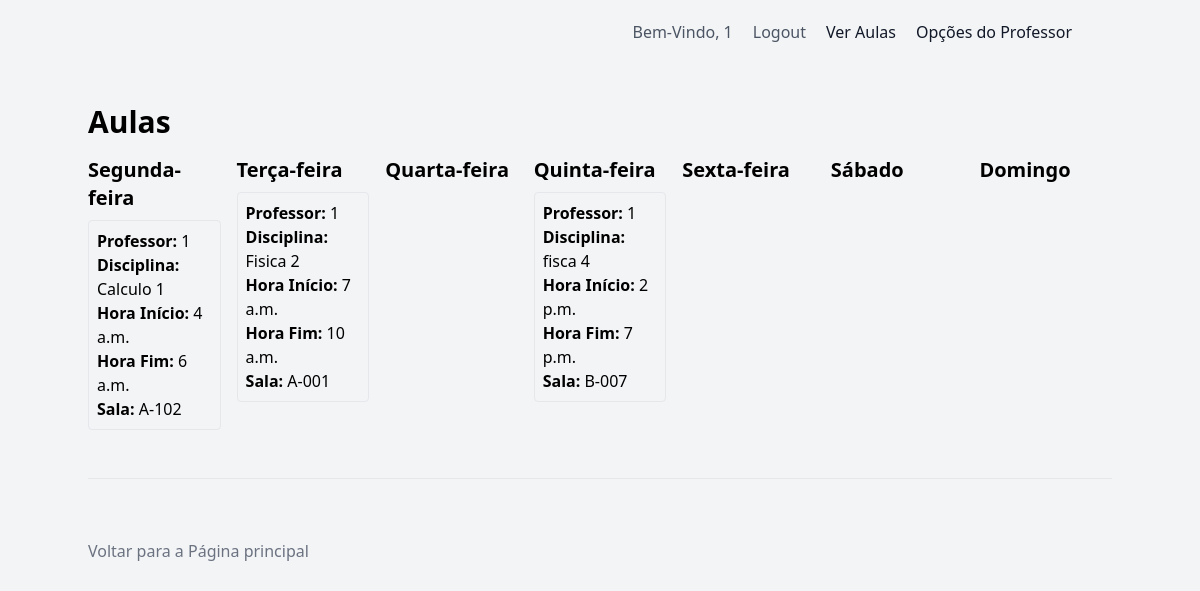
/ver_aulas/ (signed in), run on the app's committed database.
### pi/models.py (models this page shows, shortened)
class Professor(AbstractUser):
    cordenador = models.CharField(max_length=100, null=True)
    nome = models.CharField(max_length=100, null=True)
    formacao = models.CharField(max_length=100, null=True)
    numero_funcionario = models.CharField(max_length=255, unique=True)
    senhap = models.CharField(max_length=150)
    aulas = models.ManyToManyField('Aula', related_name='professores')
    groups = models.ManyToManyField(
        'auth.Group',
        blank=True,
        help_text='The groups this user belongs to. A user will get all permissions granted to each of their groups.',
        related_name="professor_groups",
        verbose_name='groups',
    )
    user_permissions = models.ManyToManyField(
        'auth.Permission',
        blank=True,
        help_text='Specific permissions for this user.',
        related_name="professor_permissions",
        verbose_name='user permissions',
    )
    USERNAME_FIELD = 'numero_funcionario'
    PASSWORD_FIELD = 'senhap'
    class Meta:
        verbose_name = 'professor'
        verbose_name_plural = 'professors'
        db_table = 'auth_professor'
    def __str__(self):
        return self.numero_funcionario
    @property
    def is_professor(self):
        return True

class Aula(models.Model):
    alunos = models.ManyToManyField('Estudante', related_name='aulas_estudante')
    professor = models.ForeignKey('Professor', on_delete=models.CASCADE)
    disciplina = models.ForeignKey('Disciplina', on_delete=models.CASCADE)
    sala = models.ForeignKey('Sala', on_delete=models.SET_NULL, null=True)  # Adicionado aqui
    dia_da_semana = models.CharField(max_length=20)
    hora_inicio = models.TimeField()
    hora_fim = models.TimeField()
    numero_lista = models.IntegerField(default=1)

class Disciplina(models.Model):
    nome = models.CharField(max_length=100)
    codigo = models.CharField(max_length=10)
    professor = models.ForeignKey('Professor', on_delete=models.SET_NULL, null=True)
    sala = models.ForeignKey('Sala', on_delete=models.SET_NULL, null=True)
    horario_inicio = models.TimeField()
    horario_fim = models.TimeField()
    def __str__(self):
        return self.nome

class Sala(models.Model):
    numero = models.CharField(max_length=10)
    bloco = models.CharField(max_length=1)
    def __str__(self):
        return self.bloco + "-" + self.numero

### pi/views.py (the view)
# urls.py: path('ver_aulas/', views.ver_aulas, name='ver_aulas'),
def ver_aulas(request):
    if request.user.is_authenticated:
        if request.user.is_professor:
            aulas = Aula.objects.filter(professor=request.user)
        else:
            aulas = Aula.objects.filter(alunos=request.user)
        dias_da_semana = AulaForm.DIAS_DA_SEMANA
        return render(request, 'ver_aulas.html', {'aulas': aulas, 'dias_da_semana': dias_da_semana})
    else:
        return redirect('login')

### pi/templates/ver_aulas.html
{% extends 'base.html' %}
{% block content %}
<h1 class="text-3xl font-semibold mb-4">Aulas</h1>
<div class="grid grid-cols-7 gap-4">
    {% for dia in dias_da_semana %}
    <div>
        <h2 class="text-xl font-semibold mb-2">{{ dia.0 }}</h2>
        {% for aula in aulas %}
        {% if aula.dia_da_semana == dia.0 %}
        <div class="border border-gray-200 rounded p-2 mb-2">
            <p><strong>Professor:</strong> {{ aula.professor }}</p>
            <p><strong>Disciplina:</strong> {{ aula.disciplina }}</p>
            <p><strong>Hora Início:</strong> {{ aula.hora_inicio }}</p>
            <p><strong>Hora Fim:</strong> {{ aula.hora_fim }}</p>
            <p><strong>Sala:</strong> {{ aula.sala }}</p>
        </div>
        {% endif %}
        {% empty %}
        <p>Nenhuma aula encontrada para {{ dia.0 }}</p>
        {% endfor %}
    </div>
    {% empty %}
    <p>Nenhum dia da semana encontrado</p>
    {% endfor %}
</div>
{% endblock %}

### pi/templates/base.html (shortened to what this page needs)
{% load static %}
<!DOCTYPE html>
<html lang="pt-br">
<head>
    <link href="https://cdn.jsdelivr.net/npm/tailwindcss@2.2.19/dist/tailwind.min.css" rel="stylesheet">
</head>
<body class="bg-gray-100">
    <header class="text-gray-600 body-font">
        <div class="container mx-auto flex flex-wrap p-5 flex-col md:flex-row items-center">
            <nav class="md:ml-auto flex flex-wrap items-center text-base justify-center">
                {% if user.is_authenticated %}
                <p class="mr-5 hover:text-gray-900">Bem-Vindo,
                    {% if user.is_professor %}
                    {{ user.numero_funcionario }}
                    {% else %}
                    {{ user.numero_estudante }}
                    {% endif %}
                </p>
                <a href="{% url 'logout' %}" class="mr-5 hover:text-gray-900">Logout</a>
                <a href="{% url 'ver_aulas' %}" class="mr-5 text-gray-900 hover:text-gray-700">Ver Aulas</a>
                {% if user.is_professor %}
                <div class="relative inline-block text-left">
                    <button type="button" class="mr-5 text-gray-900 hover:text-gray-700 focus:outline-none" id="professorMenuButton" aria-expanded="false" aria-haspopup="true">
                        Opções do Professor
                    </button>
                </div>
                {% endif %}
                {% endif %}
            </nav>
        </div>
    </header>
    <main class="container mx-auto mt-10">
        {% block content %}{% endblock %}
    </main>
        <div class="container mx-auto flex items-center flex-wrap border-t border-gray-200 pt-10 mt-10">
            <div class="text-center mt-5">
                <a href="{% url 'home' %}" class="text-gray-500 hover:text-gray-900">Voltar para a Página principal</a>
            </div>
        </div>
</body>
</html>

### data on the page
Aula: professor "1", disciplina "Calculo 1", hora_inicio "4 a.m.", hora_fim "6 a.m.", sala "A-102"
Aula: professor "1", disciplina "Fisica 2", hora_inicio "7 a.m.", hora_fim "10 a.m.", sala "A-001"
Aula: professor "1", disciplina "fisca 4", hora_inicio "2 p.m.", hora_fim "7 p.m.", sala "B-007"

### other printed values
{{ user.numero_funcionario }} "1"
{{ dia.0 }} "Segunda-feira" "Terça-feira" "Quarta-feira" "Quinta-feira" "Sexta-feira" "Sábado" "Domingo"
